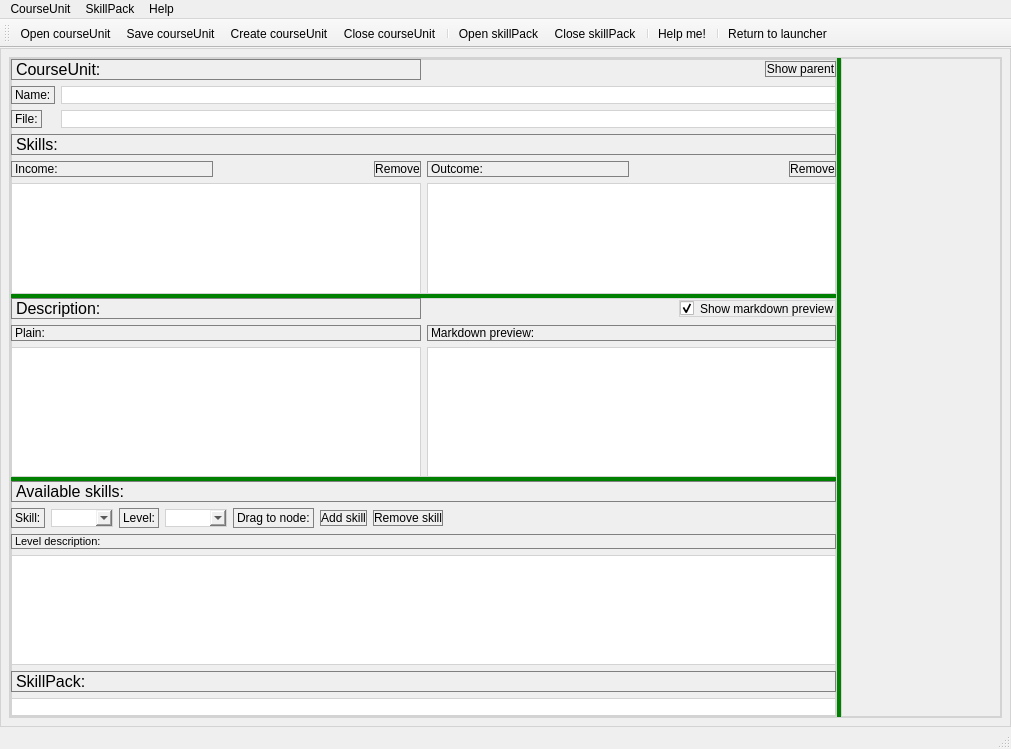
<?xml version="1.0" encoding="UTF-8"?>
<ui version="4.0">
 <class>CourseEditor</class>
 <widget class="QMainWindow" name="CourseEditor">
  <property name="geometry">
   <rect>
    <x>0</x>
    <y>0</y>
    <width>1011</width>
    <height>749</height>
   </rect>
  </property>
  <property name="windowTitle">
   <string>MainWindow</string>
  </property>
  <widget class="QWidget" name="centralwidget">
   <property name="styleSheet">
    <string notr="true">
QPushButton:pressed {color:red}

QWidget { border: 1px solid lightgray}

QLabel {border: 1px solid gray}
QPushButton {border: 1px solid gray}

QPushButton:hover { border-radius:5px; background:lightgreen}
QLabel:hover { border-radius:5px; background:lightgreen}


QSplitter::handle:horizontal {
  background-color: green;
}

QSplitter::handle:vertical {
    background-color: green;
}</string>
   </property>
   <layout class="QVBoxLayout" name="verticalLayout_4">
    <item>
     <widget class="QSplitter" name="splitter_2">
      <property name="orientation">
       <enum>Qt::Horizontal</enum>
      </property>
      <widget class="QSplitter" name="splitter">
       <property name="orientation">
        <enum>Qt::Vertical</enum>
       </property>
       <widget class="QWidget" name="baseInfoAndSkills" native="true">
        <layout class="QVBoxLayout" name="verticalLayout_2">
         <item>
          <layout class="QHBoxLayout" name="horizontalLayout_4">
           <item>
            <widget class="QLabel" name="label">
             <property name="font">
              <font>
               <pointsize>12</pointsize>
              </font>
             </property>
             <property name="text">
              <string>CourseUnit:</string>
             </property>
            </widget>
           </item>
           <item alignment="Qt::AlignRight">
            <widget class="QPushButton" name="showParent">
             <property name="text">
              <string>Show parent</string>
             </property>
            </widget>
           </item>
          </layout>
         </item>
         <item>
          <layout class="QFormLayout" name="formLayout">
           <item row="0" column="0">
            <widget class="QLabel" name="nameLabel">
             <property name="text">
              <string>Name:</string>
             </property>
            </widget>
           </item>
           <item row="0" column="1">
            <widget class="QLineEdit" name="nameLineEdit"/>
           </item>
           <item row="1" column="0">
            <widget class="QLabel" name="fileLabel">
             <property name="text">
              <string>File:</string>
             </property>
            </widget>
           </item>
           <item row="1" column="1">
            <widget class="QLineEdit" name="fileLineEdit">
             <property name="readOnly">
              <bool>true</bool>
             </property>
            </widget>
           </item>
          </layout>
         </item>
         <item>
          <widget class="QLabel" name="label_7">
           <property name="font">
            <font>
             <pointsize>12</pointsize>
            </font>
           </property>
           <property name="text">
            <string>Skills:</string>
           </property>
          </widget>
         </item>
         <item>
          <layout class="QGridLayout" name="gridLayout">
           <item row="1" column="0">
            <widget class="QTreeView" name="inList"/>
           </item>
           <item row="0" column="0">
            <layout class="QHBoxLayout" name="horizontalLayout_2">
             <item>
              <widget class="QLabel" name="label_2">
               <property name="text">
                <string>Income:</string>
               </property>
              </widget>
             </item>
             <item alignment="Qt::AlignRight">
              <widget class="QPushButton" name="removeIn">
               <property name="text">
                <string>Remove</string>
               </property>
              </widget>
             </item>
            </layout>
           </item>
           <item row="0" column="1">
            <layout class="QHBoxLayout" name="horizontalLayout_3">
             <item>
              <widget class="QLabel" name="label_8">
               <property name="text">
                <string>Outcome:</string>
               </property>
              </widget>
             </item>
             <item alignment="Qt::AlignRight">
              <widget class="QPushButton" name="removeOut">
               <property name="text">
                <string>Remove</string>
               </property>
              </widget>
             </item>
            </layout>
           </item>
           <item row="1" column="1">
            <widget class="QTreeView" name="outList"/>
           </item>
          </layout>
         </item>
        </layout>
       </widget>
       <widget class="QWidget" name="description" native="true">
        <layout class="QVBoxLayout" name="verticalLayout_3">
         <item>
          <layout class="QHBoxLayout" name="horizontalLayout_5">
           <item>
            <widget class="QLabel" name="label_10">
             <property name="font">
              <font>
               <pointsize>12</pointsize>
              </font>
             </property>
             <property name="text">
              <string>Description:</string>
             </property>
            </widget>
           </item>
           <item alignment="Qt::AlignRight">
            <widget class="QCheckBox" name="markDownShow">
             <property name="text">
              <string>Show markdown preview</string>
             </property>
             <property name="checked">
              <bool>true</bool>
             </property>
            </widget>
           </item>
          </layout>
         </item>
         <item>
          <layout class="QGridLayout" name="gridLayout_2">
           <item row="1" column="0">
            <widget class="QTextEdit" name="descrPanel"/>
           </item>
           <item row="0" column="1">
            <widget class="QLabel" name="markdownPreviewLabel">
             <property name="text">
              <string>Markdown preview:</string>
             </property>
            </widget>
           </item>
           <item row="0" column="0">
            <widget class="QLabel" name="label_11">
             <property name="text">
              <string>Plain:</string>
             </property>
            </widget>
           </item>
           <item row="1" column="1">
            <widget class="QTextEdit" name="markDownPreview">
             <property name="readOnly">
              <bool>true</bool>
             </property>
            </widget>
           </item>
          </layout>
         </item>
        </layout>
       </widget>
       <widget class="QWidget" name="skillsChooser" native="true">
        <layout class="QVBoxLayout" name="verticalLayout">
         <item>
          <widget class="QLabel" name="label_3">
           <property name="font">
            <font>
             <pointsize>12</pointsize>
            </font>
           </property>
           <property name="text">
            <string>Available skills:</string>
           </property>
          </widget>
         </item>
         <item>
          <layout class="QHBoxLayout" name="horizontalLayout">
           <item alignment="Qt::AlignRight">
            <widget class="QLabel" name="label_4">
             <property name="text">
              <string>Skill:</string>
             </property>
            </widget>
           </item>
           <item>
            <widget class="QComboBox" name="skillsSelector"/>
           </item>
           <item alignment="Qt::AlignRight">
            <widget class="QLabel" name="label_5">
             <property name="text">
              <string>Level:</string>
             </property>
            </widget>
           </item>
           <item>
            <widget class="QComboBox" name="levelsSelector"/>
           </item>
           <item>
            <widget class="QLabel" name="label_6">
             <property name="text">
              <string>Drag to node:</string>
             </property>
            </widget>
           </item>
           <item>
            <widget class="QPushButton" name="addSkill">
             <property name="text">
              <string>Add skill</string>
             </property>
            </widget>
           </item>
           <item>
            <widget class="QPushButton" name="removeSkill">
             <property name="text">
              <string>Remove skill</string>
             </property>
            </widget>
           </item>
           <item>
            <spacer name="horizontalSpacer_2">
             <property name="orientation">
              <enum>Qt::Horizontal</enum>
             </property>
             <property name="sizeHint" stdset="0">
              <size>
               <width>40</width>
               <height>20</height>
              </size>
             </property>
            </spacer>
           </item>
          </layout>
         </item>
         <item>
          <widget class="QLabel" name="label_12">
           <property name="font">
            <font>
             <pointsize>8</pointsize>
            </font>
           </property>
           <property name="text">
            <string>Level description:</string>
           </property>
          </widget>
         </item>
         <item>
          <widget class="QTextEdit" name="levelDescription">
           <property name="readOnly">
            <bool>true</bool>
           </property>
          </widget>
         </item>
         <item>
          <widget class="QLabel" name="label_9">
           <property name="font">
            <font>
             <pointsize>12</pointsize>
            </font>
           </property>
           <property name="text">
            <string>SkillPack:</string>
           </property>
          </widget>
         </item>
         <item>
          <widget class="QLineEdit" name="skillPackFile">
           <property name="readOnly">
            <bool>true</bool>
           </property>
          </widget>
         </item>
        </layout>
       </widget>
      </widget>
      <widget class="CourseUnitViewer" name="widget" native="true">
       <property name="minimumSize">
        <size>
         <width>100</width>
         <height>100</height>
        </size>
       </property>
       <property name="styleSheet">
        <string notr="true"/>
       </property>
      </widget>
     </widget>
    </item>
   </layout>
  </widget>
  <widget class="QMenuBar" name="menubar">
   <property name="geometry">
    <rect>
     <x>0</x>
     <y>0</y>
     <width>1011</width>
     <height>21</height>
    </rect>
   </property>
   <widget class="QMenu" name="menuCourseUnit">
    <property name="title">
     <string>CourseUnit</string>
    </property>
    <addaction name="actionCourseUnitOpen"/>
    <addaction name="actionCourseUnitSave"/>
    <addaction name="actionCourseUnitCreate"/>
    <addaction name="actionClose_courseUnit"/>
    <addaction name="separator"/>
    <addaction name="actionReturn_to_launcher"/>
   </widget>
   <widget class="QMenu" name="menuSkillPack">
    <property name="title">
     <string>SkillPack</string>
    </property>
    <addaction name="actionSkillPackOpen"/>
    <addaction name="actionClose_skillPack"/>
   </widget>
   <widget class="QMenu" name="menuHelp">
    <property name="title">
     <string>Help</string>
    </property>
    <addaction name="actionHelp_me"/>
   </widget>
   <addaction name="menuCourseUnit"/>
   <addaction name="menuSkillPack"/>
   <addaction name="menuHelp"/>
  </widget>
  <widget class="QStatusBar" name="statusbar"/>
  <widget class="QToolBar" name="toolBar">
   <property name="windowTitle">
    <string>toolBar</string>
   </property>
   <attribute name="toolBarArea">
    <enum>TopToolBarArea</enum>
   </attribute>
   <attribute name="toolBarBreak">
    <bool>false</bool>
   </attribute>
   <addaction name="actionCourseUnitOpen"/>
   <addaction name="actionCourseUnitSave"/>
   <addaction name="actionCourseUnitCreate"/>
   <addaction name="actionClose_courseUnit"/>
   <addaction name="separator"/>
   <addaction name="actionSkillPackOpen"/>
   <addaction name="actionClose_skillPack"/>
   <addaction name="separator"/>
   <addaction name="actionHelp_me"/>
   <addaction name="separator"/>
   <addaction name="actionReturn_to_launcher"/>
  </widget>
  <action name="actionCourseUnitOpen">
   <property name="icon">
    <iconset resource="../Resources/Resources.qrc">
     <normaloff>:/icons/Icons/OpenCourseUnitFile.png</normaloff>:/icons/Icons/OpenCourseUnitFile.png</iconset>
   </property>
   <property name="text">
    <string>Open courseUnit</string>
   </property>
   <property name="toolTip">
    <string>Open CourseUnit</string>
   </property>
  </action>
  <action name="actionCourseUnitSave">
   <property name="icon">
    <iconset resource="../Resources/Resources.qrc">
     <normaloff>:/icons/Icons/SaveCourseUnitFile.png</normaloff>:/icons/Icons/SaveCourseUnitFile.png</iconset>
   </property>
   <property name="text">
    <string>Save courseUnit</string>
   </property>
   <property name="toolTip">
    <string>Save CourseUnit</string>
   </property>
  </action>
  <action name="actionCourseUnitCreate">
   <property name="icon">
    <iconset resource="../Resources/Resources.qrc">
     <normaloff>:/icons/Icons/CreateCourseUnitFile.png</normaloff>:/icons/Icons/CreateCourseUnitFile.png</iconset>
   </property>
   <property name="text">
    <string>Create courseUnit</string>
   </property>
   <property name="toolTip">
    <string>Create CourseUnit</string>
   </property>
  </action>
  <action name="actionSkillPackOpen">
   <property name="icon">
    <iconset resource="../Resources/Resources.qrc">
     <normaloff>:/icons/Icons/OpenSkillPackFile.png</normaloff>:/icons/Icons/OpenSkillPackFile.png</iconset>
   </property>
   <property name="text">
    <string>Open skillPack</string>
   </property>
   <property name="toolTip">
    <string>Open CourseUnit</string>
   </property>
  </action>
  <action name="actionHelp_me">
   <property name="icon">
    <iconset resource="../Resources/Resources.qrc">
     <normaloff>:/icons/Icons/Help.png</normaloff>:/icons/Icons/Help.png</iconset>
   </property>
   <property name="text">
    <string>Help me!</string>
   </property>
  </action>
  <action name="actionReturn_to_launcher">
   <property name="icon">
    <iconset resource="../Resources/Resources.qrc">
     <normaloff>:/icons/Icons/ReturnToLauncher.png</normaloff>:/icons/Icons/ReturnToLauncher.png</iconset>
   </property>
   <property name="text">
    <string>Return to launcher</string>
   </property>
  </action>
  <action name="actionClose_courseUnit">
   <property name="icon">
    <iconset resource="../Resources/Resources.qrc">
     <normaloff>:/icons/Icons/CloseCourseUnitFile.png</normaloff>:/icons/Icons/CloseCourseUnitFile.png</iconset>
   </property>
   <property name="text">
    <string>Close courseUnit</string>
   </property>
  </action>
  <action name="actionClose_skillPack">
   <property name="icon">
    <iconset resource="../Resources/Resources.qrc">
     <normaloff>:/icons/Icons/CloseSkillPackFile.png</normaloff>:/icons/Icons/CloseSkillPackFile.png</iconset>
   </property>
   <property name="text">
    <string>Close skillPack</string>
   </property>
  </action>
 </widget>
 <customwidgets>
  <customwidget>
   <class>CourseUnitViewer</class>
   <extends>QWidget</extends>
   <header>CourseUnitViewer/courseunitviewer.h</header>
   <container>1</container>
  </customwidget>
 </customwidgets>
 <resources>
  <include location="../Resources/Resources.qrc"/>
 </resources>
 <connections/>
</ui>
